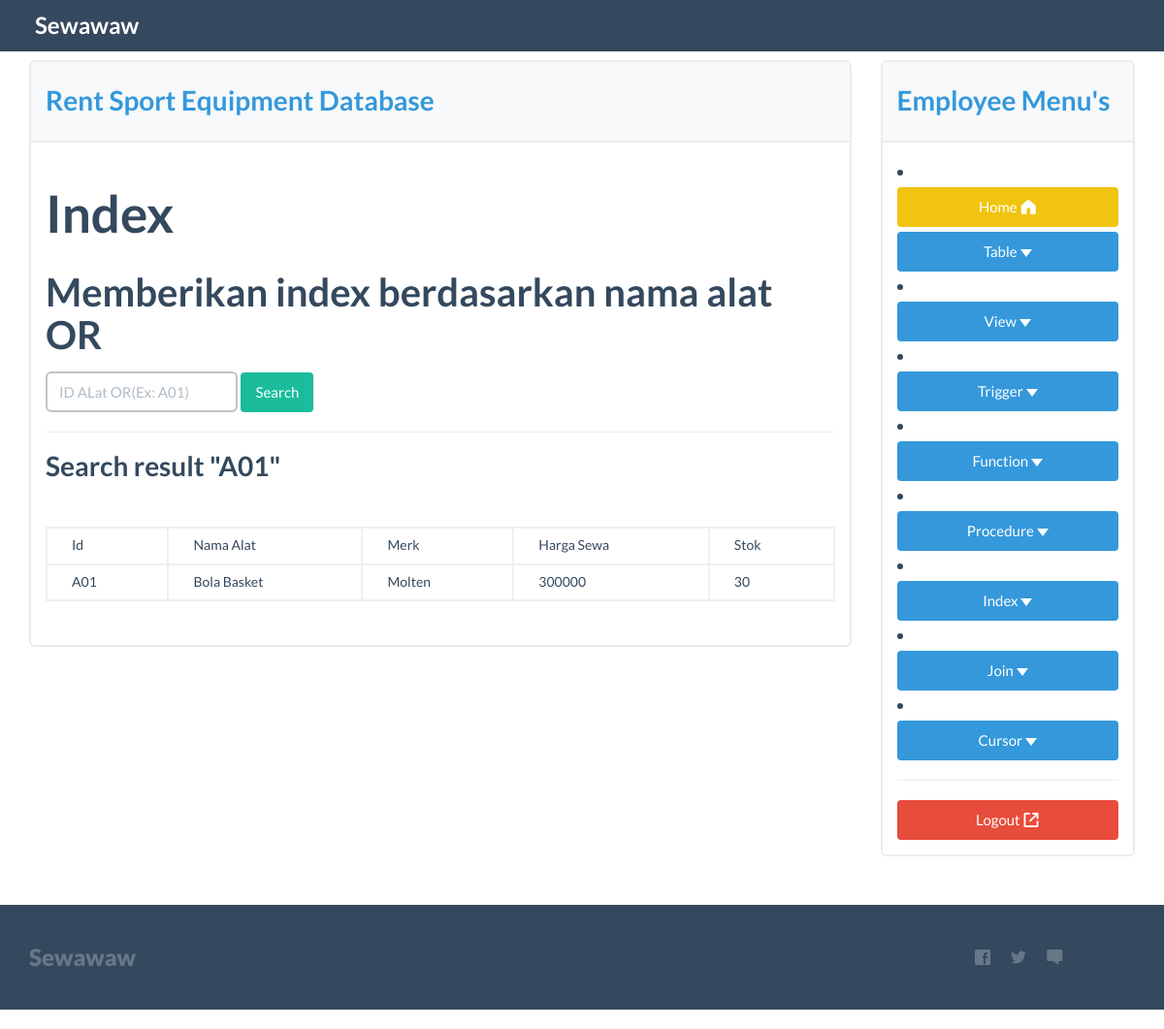
/index-april.php?a_id=A01, run on the app's committed database.
### tables this page shows
CREATE TABLE ALAT_OR(
 a_id CHAR(3),
 a_nama VARCHAR(50),
 a_merk VARCHAR(20),
 a_hargasewa INT,
 a_stok INT,
 PRIMARY KEY(a_id)
);

### index-april.php (the view, shortened to what this page needs)
<!DOCTYPE html>
<html lang="en">
<head>
  <link rel="stylesheet" href="css/bootstrap.min.css">
    <link href="css/flat-ui-pro.css" rel="stylesheet">
</head>
<body>
<?php
include ("inc/navbar.php");?>
<div class="container">
    <br>
    <br>
  <div class="row">
    <div class="col-md-9" name="maincontent" id="maincontent">
        <div id="exercise" name="exercise" class="panel panel-info">
        <div class="panel-heading"><h5>Rent Sport Equipment Database</h5></div>
            <div class="panel-body">
                <h2>Index</h2>
                <h3>Memberikan index berdasarkan nama alat OR</h3>
            <form class="form-inline" role="form" name="" action="" method="GET">
              <div class="form-group">
                <input class="form-control" name="a_id" type="text" placeholder="ID ALat OR(Ex: A01)">
                <input class="btn btn-embosed btn-primary" type="submit" value="Search">
              </div>
            </form><hr>
            <?php
                include 'inc/dbconn.php';
                if(!isset($_GET['a_id'])){
                }
                else{
                    $a_id = $_GET['a_id'];
                    $query = "SELECT * FROM alat_or WHERE a_id = '$a_id'";
                    $qr=mysqli_query($sqlconnect,$query);
                    if(mysqli_num_rows($qr)==0)
                      {
                      echo ("Sorry, seems that no record found by the keyword $a_id...<br>");
                      }
                    else{
                        ?>
                         <h5>Search result  "<?php echo $a_id; ?>"</h5><br>
                         <table class="table table-bordered">
                            <tr>
                                <td>Id</td>
                                <td>Nama Alat</td>
                                <td>Merk</td>
                                <td>Harga Sewa</td>
                                <td>Stok</td>
                            </tr>
                            <?php
                                while($data = mysqli_fetch_assoc($qr)){
                                    echo '
                                    <tr>
                                        <td> '.$data['a_id'].' </td>
                                        <td> '.$data['a_nama'].' </td>
                                        <td> '.$data['a_merk'].' </td>
                                        <td> '.$data['a_hargasewa'].' </td>
                                        <td> '.$data['a_stok'].' </td>
                                    </tr>';
                                }
                            ?>
                    <?php
                }
                ?>
        </table>
        <?php
            }
        ?>
            </div>
        </div>
    </div>
       <div class="col-md-3">
        <?php
        include ("inc/sidebar-menu.php");?>
    </div>
  </div>
</div>
<?php
include ("inc/footer.php");?>
</body>
</html>

### data on the page
alat_or: a_id "A01", a_nama "Bola Basket", a_merk "Molten", a_hargasewa "300000", a_stok "30"

### other printed values
$a_id "A01"
